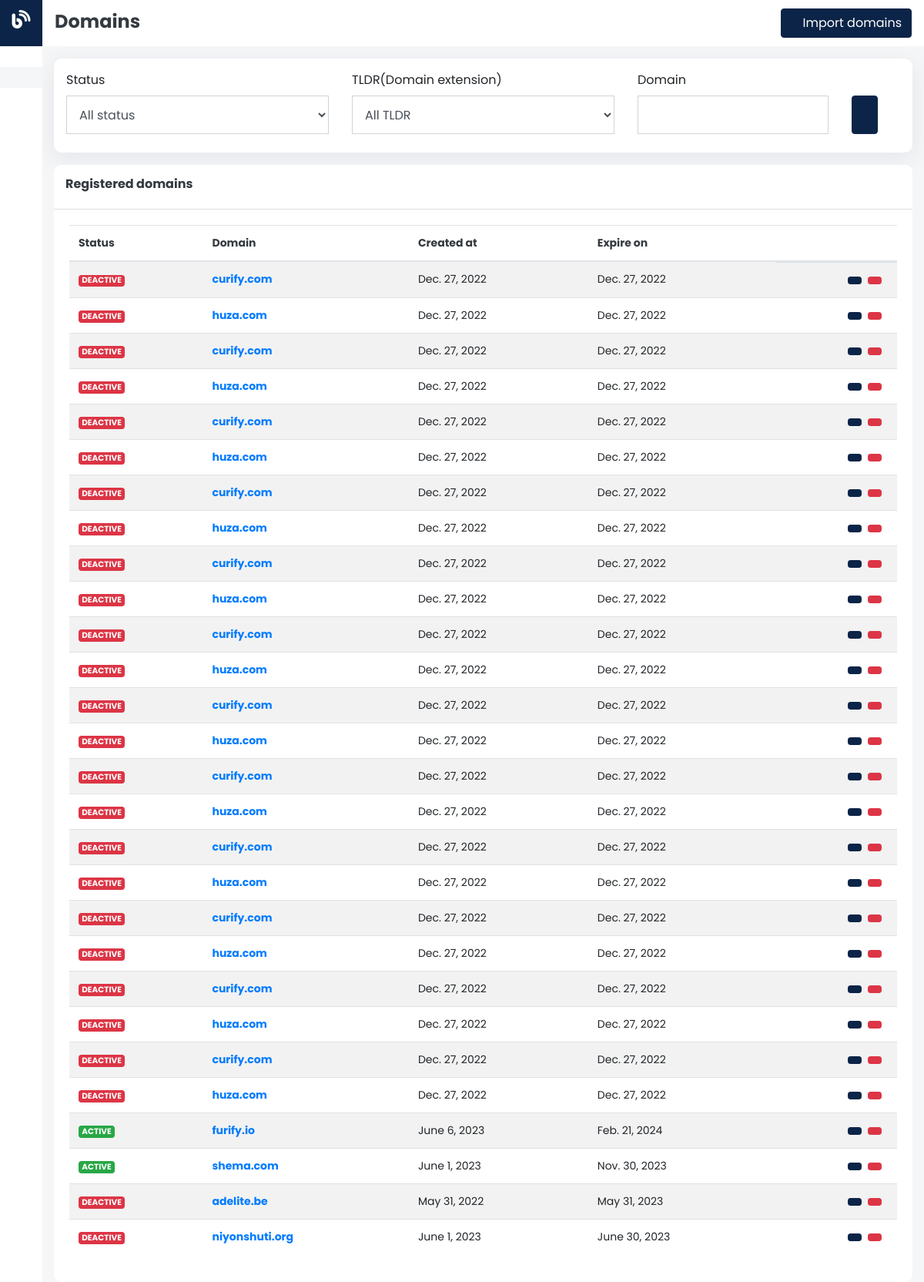
/flags/domains/ (signed in), run on an earlier commit of the app's database.
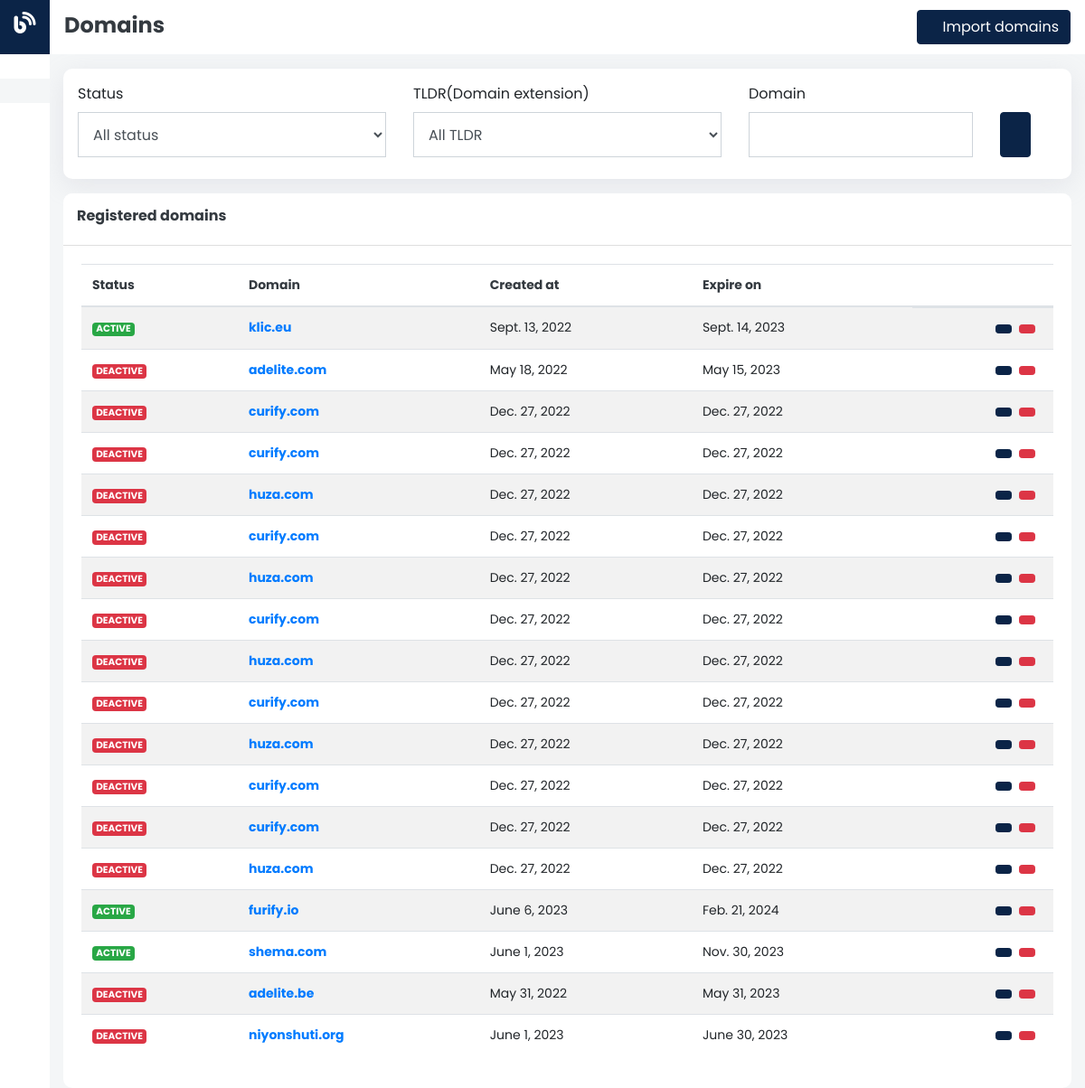
And on a later commit of the database.
### flags/models.py (models this page shows, shortened)
class Domain(models.Model):
    fqdn = models.CharField(max_length=255)
    created_at = models.DateTimeField()
    expire_at = models.DateTimeField()
    deleted_at = models.DateTimeField(default=None, null=True, blank=True)
    @property
    def is_active(self) -> bool:
        if self.deleted_at is not None:
            return False
        if self.expire_at < timezone.now():
            return False
        return True
    @property
    def site_url(self) -> str:
        return "http://" + self.fqdn

### flags/views.py (the view, shortened to what this page needs)
# urls.py: path("domains/", views.DomainListView.as_view(), name="domains"),
class DomainListView(LoginRequiredMixin, View):
    template_name = "flags/domains.html"
    def get(self, request: HttpRequest, *args, **kwargs):
        domains = Domain.objects.all().order_by("-id")[:50]
        status = request.GET.get("status", "")
        tldr = request.GET.get("tldr", "")
        domain = request.GET.get("domain", "")
        params = {"status": status, "tldr": tldr, "domain": domain}
        context = {"domains": domains, "params": params}
        return render(request, self.template_name, context)

### flags/templates/flags/domains.html (shortened to what this page needs)
{% extends 'flags/base.html' %} {% load static %} {% block body %}
<div class="container-fluid">
  <div class="filter-holder p-3 mt-3">
    <form method="GET" action="">
      <div class="row">
        <div class="col-lg-4 col-md-4 mb-2">
          <label for="status">Status</label>
          <select name="status" class="form-control">
            <option value="">All status</option>
          </select>
        </div>
        <div class="col-lg-4 col-md-4 mb-2">
          <label for="tldr">TLDR(Domain extension)</label>
          <select name="tldr" class="form-control">
            <option value="">All TLDR</option>
          </select>
        </div>
        <div class="col-lg-3 col-md-3 mb-2">
          <label for="domain">Domain</label>
          <input name="domain" type="text" class="form-control" value="{{params.domain}}"/>
        </div>
        <div class="col-lg-1 col-md-1 mb-2 d-flex align-items-end">
          <button class="btn btn-filter btn-primary px-3">
          </button>
        </div>
      </div>
    </form>
  </div>
  <div class="table-holder mt-3">
    <div class="card">
      <div class="card-container">
        <div class="card-header">
          <div class="d-flex align-items-center justify-content-between">
            <div>
              <h6 class="font-700 text-dark">Registered domains</h6>
            </div>
            <div>
            </div>
          </div>
        </div>
        <div class="card-body">
          <table class="table table-striped table-hover">
            <thead>
              <th class="text-dark">Status</th>
              <th class="text-dark">Domain</th>
              <th class="text-dark">Created at</th>
              <th class="text-dark">Expire on</th>
              <th></th>
            </thead>
            <tbody>
              {% if domains %} {% for domain in domains %}
              <tr>
                <td>
                  {% if domain.is_active %}
                  <span class="badge badge-success">ACTIVE</span>
                  {% else %}
                  <span class="badge badge-danger">DEACTIVE</span>{% endif %}
                </td>
                <td class="text-dark">
                  <a href="{{ domain.site_url }}" target="_blank">
                    <strong>{{domain.fqdn}}</strong>
                  </a>
                </td>
                <td>{{domain.created_at.date}}</td>
                <td>{{domain.expire_at.date}}</td>
                <td class="d-flex justify-content-end">
                  <a href="{% url 'domain-details' domain.id %}">
                    <button class="btn btn-sm btn-primary mr-2">
                    </button>
                  </a>
                  <a href="{% url 'domain-delete' domain.id %}" onclick="return confirm('Are you sure you want delete this domain name?')">
                    <button class="btn btn-sm btn-danger mr-2">
                    </button>
                  </a>
                </td>
              </tr>
              {% endfor %} {% endif %}
            </tbody>
          </table>
        </div>
      </div>
    </div>
  </div>
</div>
{% endblock %} {% block header-title %}
<div class="d-flex align-items-center justify-content-between w-100">
  <h4 class="text-dark font-700 mt-1">Domains</h4>
  <a href="{% url 'add-domains' %}" style="text-decoration: none">
    <button class="btn btn-primary d-flex align-items-center">
       Import domains
    </button>
  </a>
</div>
{% endblock %} {% block title %} Domains {% endblock %}

### flags/templates/flags/base.html (shortened to what this page needs)
{% load static %}
<!DOCTYPE html>
<html lang="en">
  <head>
    <link
      rel="stylesheet"
      href="https://cdn.jsdelivr.net/npm/bootstrap@4.4.1/dist/css/bootstrap.min.css"
    />
    <link
      rel="stylesheet"
      href="https://cdnjs.cloudflare.com/ajax/libs/font-awesome/6.3.0/css/all.min.css"
    />
    <link
      rel="stylesheet"
      href="https://cdnjs.cloudflare.com/ajax/libs/simple-line-icons/2.5.5/css/simple-line-icons.min.css"
    />
    <link
      href="https://unpkg.com/dropzone@6.0.0-beta.1/dist/dropzone.css"
      rel="stylesheet"
      type="text/css"
    />
    <link rel="stylesheet" href="{% static 'css/main.css' %}" />
  </head>
  <body>
    <div class="sidebar bg-white">
      <div class="logo-holder d-flex align-items-center justify-content-center">
        <h4 class="text-white"><i class="fa fa-blog"></i></h4>
      </div>
      <div class="link-holder text-center">
        {% with request.resolver_match.url_name as url_name %}
        <div class="text-center">
          <a
            href="{% url 'dashboard' %}"
            class="text-dark {% if url_name == 'dashboard' %}active{% endif %}"
          >
          </a>
          <a
            href="{% url 'domains' %}"
            class="text-dark {% if url_name == 'domains' %}active{% endif %}"
          >
          </a>
          <a
            href="{% url 'settings' %}"
            class="text-dark {% if url_name == 'settings' %}active{% endif %}"
          >
          </a>
          <a href="{% url 'logout' %}" class="text-dark">
          </a>
        </div>
        {% endwith %}
      </div>
    </div>
    <nav class="top-nav navbar sticky-top bg-white">
      {% block header-title %}{% endblock %}
    </nav>
    <div class="main">{% block body %}{% endblock %}</div>
  </body>
</html>

### static/css/main.css (style rules this page uses)
body { font-family: "Inter", sans-serif; font-family: "Poppins", sans-serif; background-color: #f4f6f7; }
a { text-decoration: none; }
.card { background-color: #fff; background-clip: border-box; border-radius: 10px; border: 0px; }
.card .card-header { padding: 15px !important; border-radius: 10px 10px 0px 0px; background-color: #fff; }
.table td, .table th { font-size: 14px; }
tbody tr { cursor: pointer; }
.font-700 { font-weight: 700; }
.btn-primary { background-color: #0b2447 !important; border-color: #0b2447; }
.form-control { border-radius: 0px !important; height: 50px; color: #495057; background-color: #fff; background-clip: padding-box; border: 1px solid #ced4da; }
.btn-filter { height: 50px !important; }
.sidebar { width: 55px; height: 100%; background-color: #fff; z-index: 1; top: 0; left: 0; position: fixed; }
.sidebar .logo-holder { width: 55px; height: 60px; background-color: #0b2447; }
.sidebar a { font-size: 16px; padding: 15px 8px 12px 8px; display: block; color: #0b2447; text-decoration: none; }
.sidebar .active { background-color: #f4f6f7; }
.top-nav { height: 60px; margin-left: 55px; }
.main { margin-left: 55px; }
.filter-holder { width: 100%; background-color: #fff; background-clip: border-box; box-shadow: rgba(167, 167, 186, 0.2) 0px 7px 29px 0px; border-radius: 10px; }

What changed in the data, as far as the page shows it:
removed Domain: shows "DEACTIVE", fqdn "curify.com", created_at "Dec. 27, 2022", expire_at "Dec. 27, 2022"
removed Domain: shows "DEACTIVE", fqdn "huza.com", created_at "Dec. 27, 2022", expire_at "Dec. 27, 2022"
removed Domain: shows "DEACTIVE", fqdn "curify.com", created_at "Dec. 27, 2022", expire_at "Dec. 27, 2022"
removed Domain: shows "DEACTIVE", fqdn "huza.com", created_at "Dec. 27, 2022", expire_at "Dec. 27, 2022"
removed Domain: shows "DEACTIVE", fqdn "curify.com", created_at "Dec. 27, 2022", expire_at "Dec. 27, 2022"
removed Domain: shows "DEACTIVE", fqdn "huza.com", created_at "Dec. 27, 2022", expire_at "Dec. 27, 2022"
removed Domain: shows "DEACTIVE", fqdn "curify.com", created_at "Dec. 27, 2022", expire_at "Dec. 27, 2022"
removed Domain: shows "DEACTIVE", fqdn "huza.com", created_at "Dec. 27, 2022", expire_at "Dec. 27, 2022"
removed Domain: shows "DEACTIVE", fqdn "curify.com", created_at "Dec. 27, 2022", expire_at "Dec. 27, 2022"
removed Domain: shows "DEACTIVE", fqdn "huza.com", created_at "Dec. 27, 2022", expire_at "Dec. 27, 2022"
removed Domain: shows "DEACTIVE", fqdn "huza.com", created_at "Dec. 27, 2022", expire_at "Dec. 27, 2022"
removed Domain: shows "DEACTIVE", fqdn "huza.com", created_at "Dec. 27, 2022", expire_at "Dec. 27, 2022"
added Domain: shows "ACTIVE", fqdn "klic.eu", created_at "Sept. 13, 2022", expire_at "Sept. 14, 2023"
added Domain: shows "DEACTIVE", fqdn "adelite.com", created_at "May 18, 2022", expire_at "May 15, 2023"
